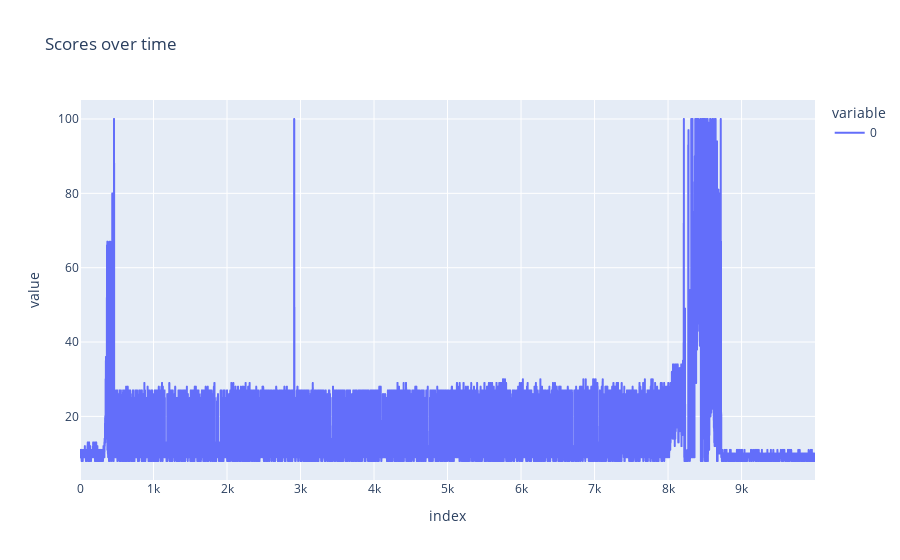
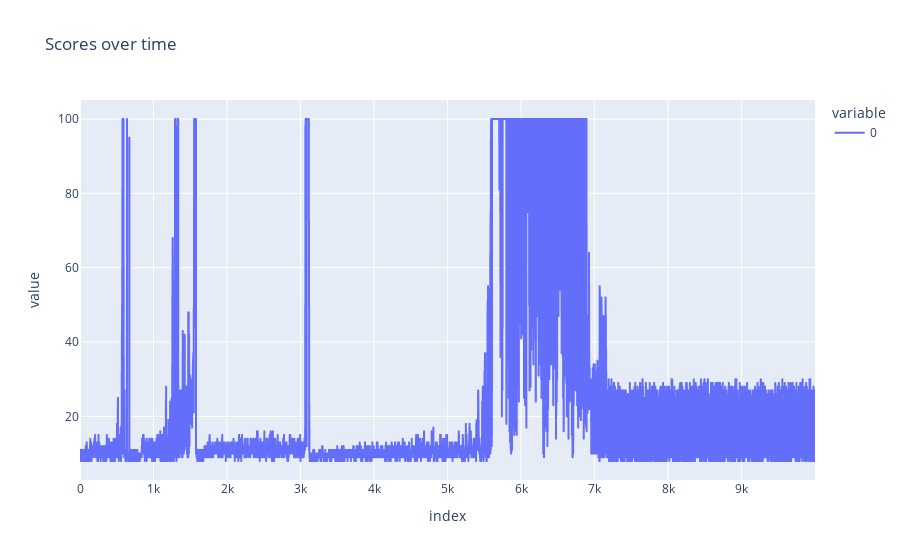
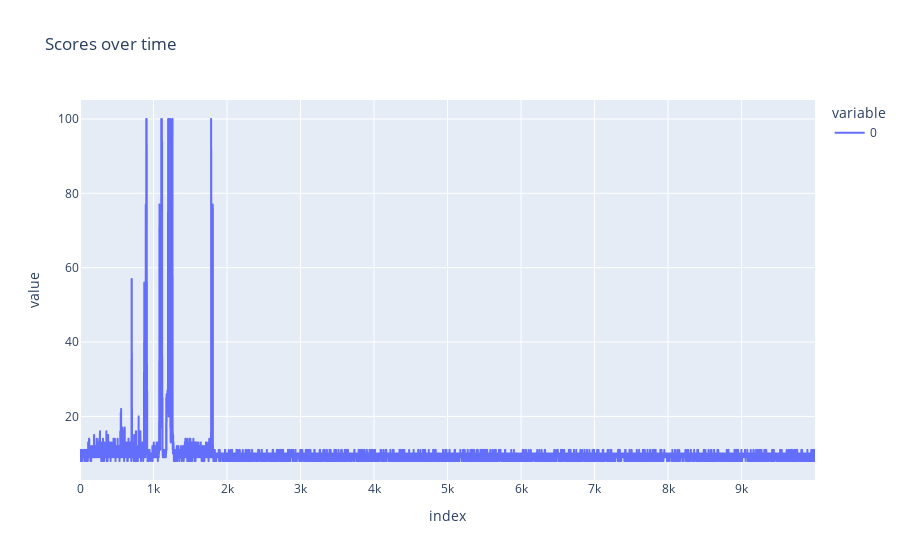

Notebook code for these charts, in order:
### Markdown cell above
## Real Environment

Now that this has passed, we can be confident nothing obvious is wrong with the code, and we can move on to the cartpole environment.

We choose a gamma that is non-1 to discount future rewards, but especially in the cartpole environment, setting it very close to 1 is beneficial, because the longer the pole is balanced, the more reward we get.

We choose a small neural network and a fast learning rate, because this is not a hard problem.

However, we do need to train longer than the hugging face tutorial, and I'm unsure why.

### Code cell
import plotly.express as px
from continuing_education.lib.experiments import ExperimentManager

if __name__ == "__main__":
    LR = 1e-2
    GAMMA = 1.0 # Cartpole benefits from a high gamma because the longer the pole is up, the higher the reward
    HIDDEN_SIZES = [16, 16]
    NUM_EPISODES= 10000
    MAX_T = 100
    # Do this a few times to prove consistency
    last_10_percent_mean = []
    for _ in range(3):
        env = gym.make("CartPole-v1")
        policy = Policy(
            state_size=OBSERVATION_SPACE_SHAPE[0],
            action_size=ACTION_SPACE_SIZE,
            hidden_sizes=HIDDEN_SIZES,
        ).to(DEVICE)
        optimizer = optim.Adam(policy.parameters(), lr=LR)
        scores = reinforce_train(env=env, policy=policy, optimizer=optimizer, gamma=GAMMA, num_episodes=NUM_EPISODES, max_t=MAX_T)
        # Calculate the mean of the last 10 % of the scores
        last_10_percent_mean.append(sum(scores[int(NUM_EPISODES*0.9):]) / (NUM_EPISODES*0.1))
        fig = px.line(scores, title="Scores over time")
        fig.show()
    ExperimentManager(name="REINFORCE", description="Main Results", primary_metric="last_10_percent_mean", file=__this_file).commit(metrics={"last_10_percent_mean": last_10_percent_mean})

### Figure 1 — Plotly figure (JSON) as saved in the notebook; plotly's stock layout.template omitted (floating-point values rounded to 4 significant figures; data arrays with more than 128 entries replaced by an {"elided": "..."} marker saying what was removed)
{"data": [{"hovertemplate": "variable=0<br>index=%{x}<br>value=%{y}<extra></extra>", "legendgroup": "0", "line": {"color": "#636efa", "dash": "solid"}, "marker": {"symbol": "circle"}, "mode": "lines", "name": "0", "showlegend": true, "type": "scattergl", "x": {"elided": "10000 int values"}, "xaxis": "x", "y": {"elided": "10000 int values"}, "yaxis": "y"}], "layout": {"legend": {"title": {"text": "variable"}, "tracegroupgap": 0}, "title": {"text": "Scores over time"}, "xaxis": {"anchor": "y", "domain": [0, 1], "title": {"text": "index"}}, "yaxis": {"anchor": "x", "domain": [0, 1], "title": {"text": "value"}}}}

### Figure 2 — Plotly figure (JSON) as saved in the notebook; plotly's stock layout.template omitted (floating-point values rounded to 4 significant figures; data arrays with more than 128 entries replaced by an {"elided": "..."} marker saying what was removed)
{"data": [{"hovertemplate": "variable=0<br>index=%{x}<br>value=%{y}<extra></extra>", "legendgroup": "0", "line": {"color": "#636efa", "dash": "solid"}, "marker": {"symbol": "circle"}, "mode": "lines", "name": "0", "showlegend": true, "type": "scattergl", "x": {"elided": "10000 int values"}, "xaxis": "x", "y": {"elided": "10000 int values"}, "yaxis": "y"}], "layout": {"legend": {"title": {"text": "variable"}, "tracegroupgap": 0}, "title": {"text": "Scores over time"}, "xaxis": {"anchor": "y", "domain": [0, 1], "title": {"text": "index"}}, "yaxis": {"anchor": "x", "domain": [0, 1], "title": {"text": "value"}}}}

### Figure 3 — Plotly figure (JSON) as saved in the notebook; plotly's stock layout.template omitted (floating-point values rounded to 4 significant figures; data arrays with more than 128 entries replaced by an {"elided": "..."} marker saying what was removed)
{"data": [{"hovertemplate": "variable=0<br>index=%{x}<br>value=%{y}<extra></extra>", "legendgroup": "0", "line": {"color": "#636efa", "dash": "solid"}, "marker": {"symbol": "circle"}, "mode": "lines", "name": "0", "showlegend": true, "type": "scattergl", "x": {"elided": "10000 int values"}, "xaxis": "x", "y": {"elided": "10000 int values"}, "yaxis": "y"}], "layout": {"legend": {"title": {"text": "variable"}, "tracegroupgap": 0}, "title": {"text": "Scores over time"}, "xaxis": {"anchor": "y", "domain": [0, 1], "title": {"text": "index"}}, "yaxis": {"anchor": "x", "domain": [0, 1], "title": {"text": "value"}}}}
